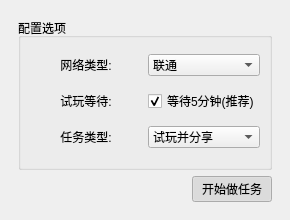
<?xml version="1.0" encoding="UTF-8"?>
<ui version="4.0">
 <class>MainWindow</class>
 <widget class="QMainWindow" name="MainWindow">
  <property name="geometry">
   <rect>
    <x>0</x>
    <y>0</y>
    <width>290</width>
    <height>220</height>
   </rect>
  </property>
  <property name="minimumSize">
   <size>
    <width>290</width>
    <height>220</height>
   </size>
  </property>
  <property name="maximumSize">
   <size>
    <width>290</width>
    <height>220</height>
   </size>
  </property>
  <property name="windowTitle">
   <string>SuperMan</string>
  </property>
  <property name="windowIcon">
   <iconset>
    <normaloff>../Iron_Man1.ico</normaloff>../Iron_Man1.ico</iconset>
  </property>
  <widget class="QWidget" name="centralwidget">
   <layout class="QVBoxLayout" name="verticalLayout">
    <item>
     <widget class="QWidget" name="widget" native="true">
      <layout class="QVBoxLayout" name="verticalLayout_2">
       <item>
        <widget class="QGroupBox" name="groupBox">
         <property name="title">
          <string>配置选项</string>
         </property>
         <layout class="QVBoxLayout" name="verticalLayout_3">
          <item>
           <layout class="QHBoxLayout" name="horizontalLayout_3">
            <item>
             <widget class="QLabel" name="label_3">
              <property name="text">
               <string>网络类型:</string>
              </property>
              <property name="alignment">
               <set>Qt::AlignCenter</set>
              </property>
             </widget>
            </item>
            <item>
             <widget class="QComboBox" name="netClassify">
              <property name="maxCount">
               <number>50</number>
              </property>
              <item>
               <property name="text">
                <string>联通</string>
               </property>
              </item>
              <item>
               <property name="text">
                <string>电信A</string>
               </property>
              </item>
              <item>
               <property name="text">
                <string>电信B</string>
               </property>
              </item>
              <item>
               <property name="text">
                <string>电信C</string>
               </property>
              </item>
             </widget>
            </item>
           </layout>
          </item>
          <item>
           <layout class="QHBoxLayout" name="horizontalLayout_2">
            <item>
             <widget class="QLabel" name="usePlayInterval">
              <property name="toolTip">
               <string>试玩时是否等待5-6分钟</string>
              </property>
              <property name="text">
               <string>试玩等待:</string>
              </property>
              <property name="alignment">
               <set>Qt::AlignCenter</set>
              </property>
             </widget>
            </item>
            <item>
             <widget class="QCheckBox" name="playInterval">
              <property name="text">
               <string>等待5分钟(推荐)</string>
              </property>
              <property name="checked">
               <bool>true</bool>
              </property>
             </widget>
            </item>
           </layout>
          </item>
          <item>
           <layout class="QHBoxLayout" name="horizontalLayout">
            <item>
             <widget class="QLabel" name="label">
              <property name="text">
               <string>任务类型:</string>
              </property>
              <property name="alignment">
               <set>Qt::AlignCenter</set>
              </property>
             </widget>
            </item>
            <item>
             <widget class="QComboBox" name="doTaskType">
              <property name="maxCount">
               <number>3</number>
              </property>
              <item>
               <property name="text">
                <string>试玩并分享</string>
               </property>
              </item>
              <item>
               <property name="text">
                <string>试玩任务</string>
               </property>
              </item>
              <item>
               <property name="text">
                <string>分享任务</string>
               </property>
              </item>
             </widget>
            </item>
           </layout>
          </item>
         </layout>
        </widget>
       </item>
       <item>
        <layout class="QHBoxLayout" name="horizontalLayout_4">
         <item>
          <spacer name="horizontalSpacer">
           <property name="orientation">
            <enum>Qt::Horizontal</enum>
           </property>
           <property name="sizeHint" stdset="0">
            <size>
             <width>40</width>
             <height>20</height>
            </size>
           </property>
          </spacer>
         </item>
         <item>
          <widget class="QPushButton" name="doTask">
           <property name="text">
            <string>开始做任务</string>
           </property>
           <property name="checkable">
            <bool>true</bool>
           </property>
           <property name="checked">
            <bool>true</bool>
           </property>
          </widget>
         </item>
        </layout>
       </item>
      </layout>
     </widget>
    </item>
   </layout>
  </widget>
 </widget>
 <resources/>
 <connections>
  <connection>
   <sender>doTask</sender>
   <signal>clicked(bool)</signal>
   <receiver>groupBox</receiver>
   <slot>setEnabled(bool)</slot>
   <hints>
    <hint type="sourcelabel">
     <x>225</x>
     <y>166</y>
    </hint>
    <hint type="destinationlabel">
     <x>104</x>
     <y>120</y>
    </hint>
   </hints>
  </connection>
 </connections>
</ui>
